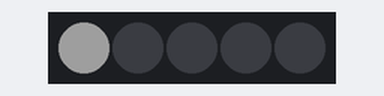
Bench run of a program on a simulated Raspberry Pi Pico running MicroPython. Shown: 5 RGB LEDs in strip order, left to right. Dim RGB values are drawn brighter than linear.

Above: at 0.01 s.
At 5.59 s:
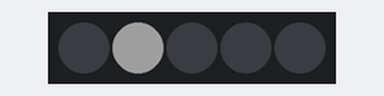
At 11.47 s:
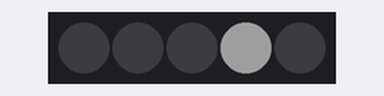
At 22.49 s:
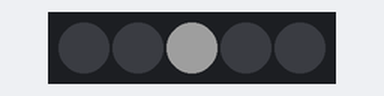
At 45.3 s:
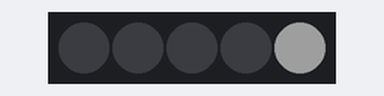

The program:

07_Blink_NeoPixel_Demo.py
```python
# Bibliotheken laden
# import libs
from machine import Pin
from neopixel import NeoPixel
from time import sleep_ms

# NeoPixel/WS2812 LED Streifen mit GPIO 28 initialisieren
# initialize NeoPixel/WS2812 LED Strip on GPIO 28
neopin = Pin(28, Pin.OUT)

# Anzahl der LEDs
# Number of LEDs
leds = 5

# Max. Helligkeit: 0 bis 255
# Max. Brightness: 0 to 255
brightness = 30

# Geschwindigkeit (Millisekunden)
# Speed in milli seconds
speed = 50

# Initialisierung WS2812/NeoPixel
# initialize WS2812/NeoPixel
pixels = NeoPixel(neopin, leds)

# Endlosschleife LEDs abwechselnd einschalten
# endless loop turning on LEDs
while True:
    for i in range (leds):
        # Nächste LED einschalten  (R,G,B)
        # turn on next LED         (R,G,B)
        pixels[i] = (brightness, brightness, brightness)
        pixels.write()
        # kurz warten
        # short delay
        sleep_ms(speed)
        # LED wieder zurücksetzen
        # reset LED
        pixels[i] = (0, 0, 0)
```
